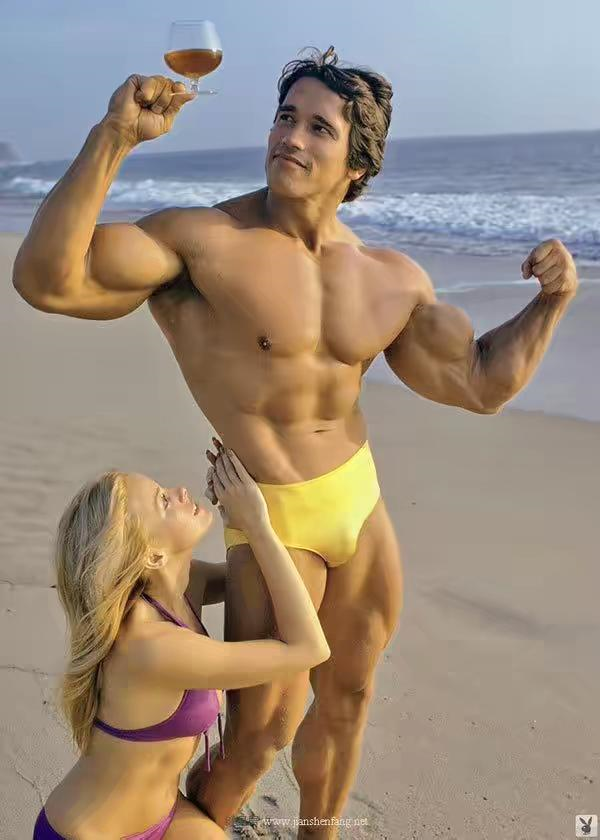
#> input picture 项目1/1_sample.png, 600 x 840 px
$ python image_process.py
#> lines starting #> are read from the running program, lines starting #| are printed output that depends on the picture
#> in main2, img is the input picture: PIL image 600x840 RGBA; mean R, G, B, A 155.6, 140, 124.9, 255
from PIL import Image


"""
下面介绍一下计算机存储图像的原理

w 是图像宽
h 是图像高
一个图像由 w * h 个像素点组成
每个像素点由 rgba 4 个部分组成
r 红色
g 绿色
b 蓝色
a 透明度

现在的图像 rgba 分别是一个字节表示，一个字节的数值范围是 0 - 255
也就是一个像素点 4 字节，可以表示的颜色范围是 256 的 4 次方

但是很多图像是没有 a 的，所以就只有 3 字节表示一个像素


项目要求：
参考下面的链接和本文件的代码
https://baike.baidu.com/item/%E5%8E%BB%E8%89%B2

实现 grayscale 函数，让生成的 gua.png 是黑白的
"""


log = print


def grayscale(image):
    h = image.height
#> h = 840
    w = image.width
#> w = 600
    log(w, h)
#| 600 840
    for i in range(h):
        for j in range(w):
            position = (j, i)
            r, g, b, a = image.getpixel(position)
            # 不同的去色算法
            # gray = (r + g + b) // 3
            # gray = (r * 30 + g * 59 + b * 11) // 100
            gray = g
            image.putpixel(position, (gray, gray, gray, 255))
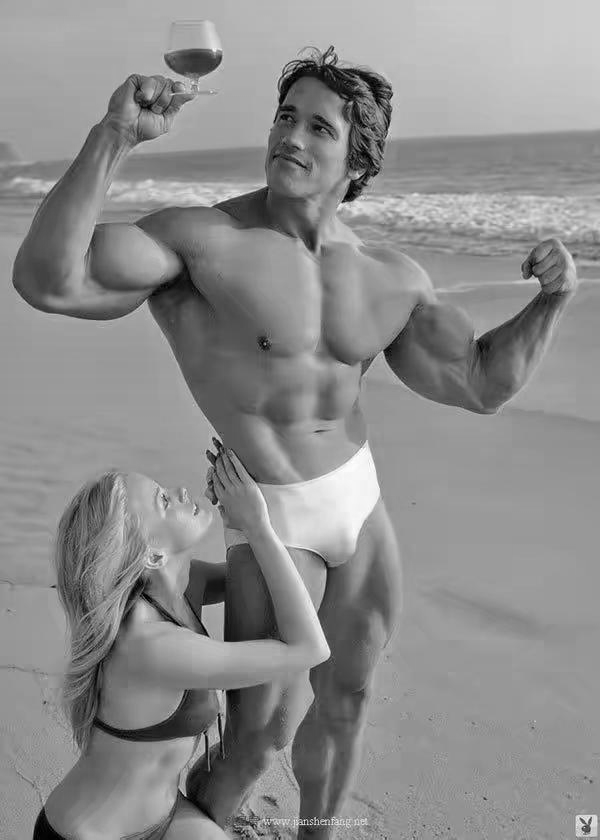
#> image: PIL image 600x840 RGBA; mean R, G, B, A 140, 140, 140, 255


def main1():
    # 打开图像文件
    img = Image.open("1_sample.png")
    # 注意由于不是每个图像都有 a 所以这里强制转换成 RGBA 格式
    img = img.convert('RGBA')

    # 读取座标 (1, 2) 处的像素点的像素值
    position = (1, 2)
    r, g, b, a = img.getpixel(position)
    log('get pixel', r, g, b, a)

    # 把座标 position 的像素值改写为 白色（全发光就是白色，0 0 0 0 是黑色）
    img.putpixel(position, (255, 255, 255, 255))

    # 保存图像文件
    img.save('1.png')

def main2():
    img = Image.open("1_sample.png")
    img = img.convert('RGBA')

    # 调用 grayscale 函数，将彩色图片转为黑白图片
    grayscale(img)

    # 保存图像文件
    img.save('1.png')

if __name__ == '__main__':
    main2()
